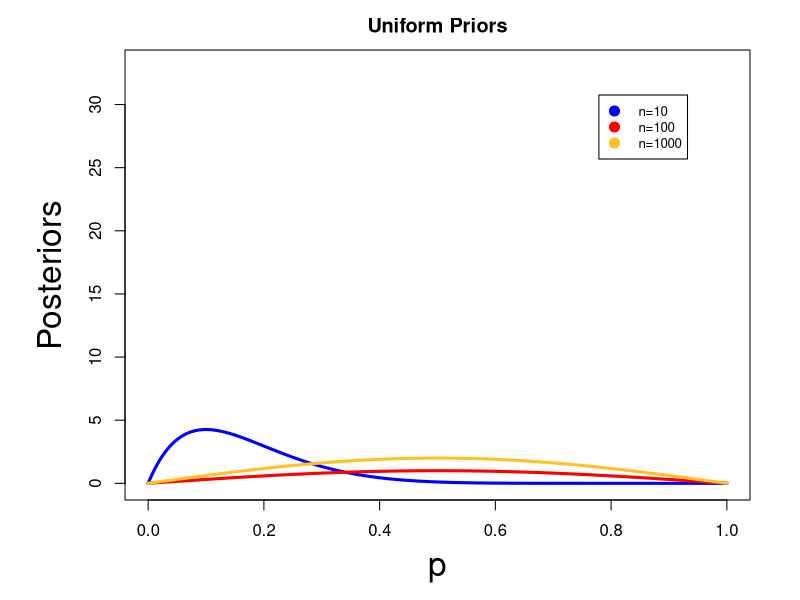

The R source for this figure:
# You are under no obligation to use this file, but it may
# help with the graphing.

# remember to set RStudio to your working directory
setwd("PUT YOUR DIRECTORY HERE or USE THE MENU")

# Help for Lab 3 plots

{
  # define support for posterior density of p
  x=seq(0,1,.0001)
  
  # put your functions here 
  
  # n=10, posterior is Unif
  n1=1; n2=9
  # C=1/beta(2,10)
  C=110
  sampleSize_10=C*x^n1*(1-x)^n2
  # check that you got the constant correct by numerical integration
  f=function(x) {C*x^n1*(1-x)^n2}
  integrate(f,0,1)
  
  # good margins for plot
  par(mai=c(1,1.25,.5,.5))
  plot(x,sampleSize_10,type="l",lwd=3,cex.lab=2,xlim=c(0,1),xlab="p",ylab="Posteriors",ylim=c(0,33),main="Uniform Priors",col="blue")
  
  # n=100, posterior is Unif
  
  # put your function here
  #
  # bogus plot to illustrate how to add to current plot
  # You of course should replace this with the correct formula
  sampleSize_100=sin(pi*x)
  C=pi/2
  f=function(x) {C*sin(pi*x)}
  integrate(f,0,1)
  # add the plot to the previous one
  lines(x, sampleSize_100,lwd=3,cex.lab=2,col="red")
  
  # n=1000, posterior is Unif
  # bogus plot again to illustrate how to add to current plot
  # You of course should replace this with the correct formula
  sampleSize_1000=2*sin(pi*x)
  C=pi/2
  f=function(x) {C*sin(pi*x)}
  integrate(f,0,1)
  # add the plot to the previous one
  lines(x, sampleSize_1000,lwd=3,cex.lab=2,col="goldenrod1")

  # add a legend
  legtext = c("n=10", "n=100","n=1000")
  legcolor = c("blue","red","goldenrod1")
  legend('topright',legend = legtext,pch=19,col = legcolor,cex = 0.8,inset = 0.1,pt.cex = 1.2,
         lty = 0,lwd = 2)
}

# Now do the beta priors
{
  # define support for posterior density of p
  x=seq(0,1,.0001)
  
  # put your functions here 
  
  # n=10, posterior is Beta(2,8)

  # fill in and then uncomment
  
  # sampleSize_10=
  # check that you got the constant correct by numerical integration
  # f=function(x) {}
  # integrate(f,0,1)
  
  # # good margins for plot
  # par(mai=c(1,1.25,.5,.5))
  # plot(x,sampleSize_10,type="l",lwd=3,cex.lab=2,xlim=c(0,1),ylim=c(0,35),xlab="p",ylab="Posteriors",main="Beta Priors",col="blue")
  
  # n=100, posterior is Beta(2,8)
 
  # sampleSize_100=
  # # check that you got the constant correct by numerical integration
  # f=function(x) {}
  # integrate(f,0,1)
  # # add the plot to the previous one
  # lines(x, sampleSize_100,lwd=3,cex.lab=2,col="red")
  
  # n=1000, posterior is Beta(2,8)
 
  # sampleSize_1000=
  # # check that you got the constant correct by numerical integration
  # f=function(x) {}
  # integrate(f,0,1)
  # # add the plot to the previous one
  # lines(x, sampleSize_1000,lwd=3,cex.lab=2,col="goldenrod1") 
   
  # # add a legend
  # legtext = c("n=10", "n=100","n=1000")
  # legcolor = c("blue","red","goldenrod1")
  # legend('topright',legend = legtext,pch=19,col = legcolor,cex = 0.8,inset = 0.1,pt.cex = 1.2,
  #        lty = 0,lwd = 2)
}


